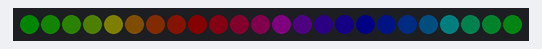
Bench run of a sketch on a simulated Arduino Uno, built with avr-gcc and run on an emulated ATmega328P. On the bench: 24 RGB LEDs in strip order, left to right. Dim RGB values are drawn brighter than linear; random numbers use the default seed unless the sketch sets one.

Above: at 0.15 s.
At 2.58 s:
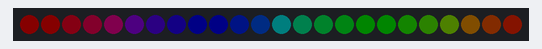
At 24.62 s:
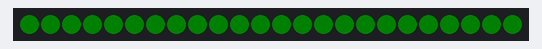
At 27.68 s:
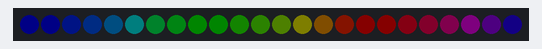

The sketch:

neopixeltest.ino
```cpp
#include <Adafruit_NeoPixel.h>

#define PIN 3

int minLEDNum = 0;
int maxLEDNum = 24;

int animStartLEDNum = 0;

int ranLEDNum = 0;
int lastRanLEDNum = 0;

Adafruit_NeoPixel strip = Adafruit_NeoPixel(maxLEDNum, PIN);

uint32_t cExelonBlueBright = strip.Color(0, 0, 204);
uint32_t cExelonOrangeBright = strip.Color(255, 128, 0);
uint32_t cExelonGreenBright = strip.Color(0, 153, 0);

uint32_t cLampBright = strip.Color(255, 255, 0);
//uint32_t cWhiteBright = strip.Color(255, 255, 255);
uint32_t cOff = strip.Color(0, 0, 0);

void setup(){
  strip.begin();
  strip.setBrightness(8);
  lamp(cLampBright);  // Turn on the lamp
  strip.show();
}

void loop(){
  animationController(random(1,4),random(5));
}

// the main animation controller
void animationController(uint8_t animationNum, uint8_t repeatCount){
   switch (animationNum){
     case 1:
       pulseWave(cExelonBlueBright, 15, 0.80, repeatCount, 20);
       pulseWave(cExelonOrangeBright, 15, 0.80, repeatCount, 20);
       pulseWave(cExelonGreenBright, 15, 0.80, repeatCount, 20);
       break;
     case 2:
       rainbowCycle(repeatCount, 5);
       break;
     case 3:
       colorWipe(cExelonBlueBright, repeatCount, 40);
       colorWipe(cExelonOrangeBright, repeatCount, 40);
       colorWipe(cExelonGreenBright, repeatCount, 40);
       break;
   }
}

// Set the lamp pixels for the light-bulb
void lamp(uint32_t c){
  for(int j=minLEDNum; j<animStartLEDNum; j++){
    strip.setPixelColor(j, c);
  }
  strip.show();
}

// Bright head followed by a tail
void pulseWave(uint32_t c, uint8_t tailLength, double fadePercent, uint8_t repeatCount, uint8_t wait){
  for( uint8_t r=0; r<repeatCount; r++){  // how many times to cycle
    for( uint8_t i=animStartLEDNum; i<strip.numPixels(); i++){ // cycle through the strip
      animationOff(); // turn off animation pixels
      strip.setPixelColor(i, c); // set head color
      for( uint8_t z=1; z<tailLength; z++){
        if(i-z >= animStartLEDNum){
          strip.setPixelColor(i-z, strip.Color(  getPixelColorComponent(i-z+1,1) * fadePercent,
                                                 getPixelColorComponent(i-z+1,2) * fadePercent,
                                                 getPixelColorComponent(i-z+1,3) * fadePercent));
        }
      }
      strip.show();
      delay(wait);
    }
  }
}


// Fill the dots one after the other with a color
void colorWipe(uint32_t c, uint8_t repeatCount, uint8_t wait) {
  for(uint8_t r=0; r<repeatCount; r++) { // how many times to cycle
   for(uint16_t i=animStartLEDNum; i<strip.numPixels(); i++) {
      strip.setPixelColor(i, c);
      strip.show();
      delay(wait);
    }
    animationOff(); // turn off animation pixels
    strip.show();
  }
}


// Slightly different, this makes the rainbow equally distributed throughout
void rainbowCycle(uint8_t repeatCount, uint8_t wait) {
  uint16_t i, j;
  for(j=0; j<256*repeatCount; j++) { // repeatCount cycles of all colors on wheel
    for(i=animStartLEDNum; i< strip.numPixels(); i++) {
      strip.setPixelColor(i, Wheel(((i * 256 / strip.numPixels()) + j) & 255));
    }
    strip.show();
    delay(wait);
  }
}


// turn off the animation pixels
void animationOff(){
  for( uint8_t x=animStartLEDNum; x<strip.numPixels(); x++){
    strip.setPixelColor(x, cOff);
  }
  strip.show();
}

// Get a color value by segment (R=1, G=2, B=3)
uint8_t getPixelColorComponent(uint8_t pixelNum, uint8_t segment){
  uint8_t segmentColorValue;
  uint32_t c = strip.getPixelColor(pixelNum);
  switch( segment ){
    case 1:
      segmentColorValue = ( c >> 16) & 255;
      break;
    case 2:
      segmentColorValue = ( c >> 8) & 255;
      break;
    case 3:
      segmentColorValue = c & 255;
      break;
  }
  return segmentColorValue;
}

// Input a value 0 to 255 to get a color value.
// The colours are a transition r - g - b - back to r.
uint32_t Wheel(byte WheelPos) {
  if(WheelPos < 85) {
   return strip.Color(WheelPos * 3, 255 - WheelPos * 3, 0);
  } else if(WheelPos < 170) {
   WheelPos -= 85;
   return strip.Color(255 - WheelPos * 3, 0, WheelPos * 3);
  } else {
   WheelPos -= 170;
   return strip.Color(0, WheelPos * 3, 255 - WheelPos * 3);
  }
}
```
